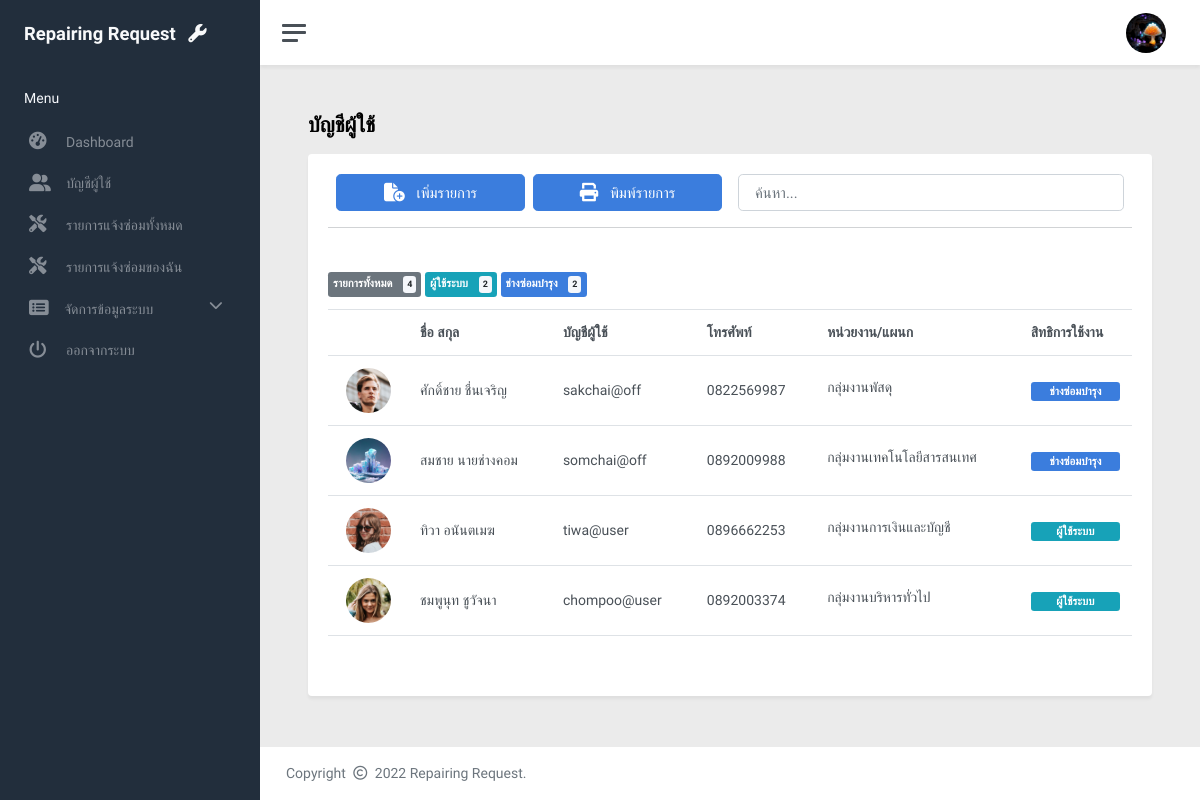
/a-user.php (signed in), run on the app's committed database.
### tables this page shows
CREATE TABLE `user` (
  `user_id` varchar(17) NOT NULL COMMENT 'รหัสผู้ใช้',
  `user_profile` varchar(50) NOT NULL DEFAULT 'default-avatar.png' COMMENT 'รูปโปรไฟล์',
  `user_name` varchar(50) NOT NULL COMMENT 'ชื่อผู้ใช้',
  `user_lastname` varchar(50) NOT NULL COMMENT 'นามสกุลผู้ใช้',
  `user_tel` varchar(15) NOT NULL COMMENT 'โทรศัพท์',
  `dep_id` int(5) DEFAULT NULL COMMENT 'รหัสหน่วยงาน/แผนก',
  `user_username` varchar(50) NOT NULL COMMENT 'Username',
  `user_password` varchar(100) NOT NULL COMMENT 'รหัสผ่าน',
  `user_token` varchar(100) DEFAULT NULL COMMENT 'คีย์จดจำผู้ใช้',
  `user_level` int(2) DEFAULT 3 COMMENT 'สิทธิการใช้งาน'
);

CREATE TABLE `user_dep` (
  `dep_id` int(5) NOT NULL COMMENT 'รหัสหน่วยงาน',
  `dep_name` varchar(100) NOT NULL COMMENT 'ชื่อหน่วยงาน'
);

CREATE TABLE `user_level` (
  `level_id` int(2) NOT NULL COMMENT 'รหัสสิทธิการใช้งาน',
  `level_name` varchar(50) NOT NULL COMMENT 'ชื่อเรียกสิทธิการใช้งาน'
);

### app/script/header-a.php (called while the page is built, shortened)
<?php
	require_once("database/connect.php");
	$sql = sprintf("SELECT user_name, user_lastname, user_profile FROM user WHERE user_id = '%s'", $_SESSION['RWeb-userID']);
    $result=$repairDB->query($sql);
	$row=$result->fetch_assoc();
?>

### a-user.php (the view, shortened to what this page needs)
<?php
    require_once("app/script/header-a.php");
?>
<!DOCTYPE html>
<html lang="en">
<head>
	<link href="asset/vendors/datatable/datatables.min.css" rel="stylesheet">
	<link href="asset/vendors/datatable/buttons.dataTables.min.css" rel="stylesheet">
	<link href="asset/css/app.css" rel="stylesheet">
	<link href="asset/vendors/fontawesome-6.1.2/css/all.min.css" rel="stylesheet">
</head>
<body>
	<div class="wrapper">
		<?php require_once("app/components/sidebar-admin.php");?>
		<div class="main">
			<?php require_once("app/components/topbar.php");?>
			<main class="content" style="background-color: #EBEBEB;">
				<div class="container-fluid p-0">
					<h3 id="pageName" class="fw-bold mb-3">บัญชีผู้ใช้</h3>
					<div class="row row-cols-1 g-4">
						<div class="col">
							<div class="card h-100 shadow-lg">
							<div class="card-body">
								<div class="row g-3 px-2 mb-3">
									<div class="col-12 col-lg-6">
										<div class="row g-2">
											<div class="col-6">
												<a class="btn btn-lg btn-primary w-100 text-nowrap" href="a-user-new.php">
													เพิ่มรายการ
												</a>
											</div>
											<div class="col-6">
												<a id="print" class="btn btn-lg btn-primary w-100 text-nowrap">
													พิมพ์รายการ
												</a>
											</div>
										</div>
									</div>
									<div class="col-12 col-lg-6">
										<input id="searchWord" class="form-control form-control-lg" type="text" placeholder="ค้นหา..." autofocus autocomplete="off">
									</div>
									<hr>
								</div>
									<?php
										$sql = 'SELECT 	(select count(*) FROM user WHERE user_level <> 1) as total,
														(select count(*) FROM user WHERE user_level = 2 ) as officerCount,
														(select count(*) FROM user WHERE user_level = 3 ) as userCount';
										$result=$repairDB->query($sql);
										$row=$result->fetch_assoc();
									?>
								<table id="table" class="table table-hover mt-2 display nowrap w-100">
									<thead>
										<tr>
											<th colspan="6" class="h5 px-0">
												<span class="badge bg-secondary py-1">
													รายการทั้งหมด
													<span class="badge bg-light text-dark ms-2 p-1">
														<?php echo $row["total"];?>
													</span>
												</span>
												<span class="badge bg-info py-1">
													ผู้ใช้ระบบ
													<span class="badge bg-light text-dark ms-2 p-1">
														<?php echo $row["userCount"];?>
													</span>
												</span>
												<span class="badge bg-primary py-1">
													ช่างซ่อมบำรุง
													<span class="badge bg-light text-dark ms-2 p-1">
														<?php echo $row["officerCount"];?>
													</span>
												</span>
											</th>
										</tr>
										<tr>
											<th width="80"></th>
											<th>ชื่อ สกุล</th>
											<th>บัญชีผู้ใช้</th>
											<th>โทรศัพท์</th>
											<th>หน่วยงาน/แผนก</th>
											<th>สิทธิการใช้งาน</th>
										</tr>
									</thead>
									<tbody>
										<?php
											$sql="	SELECT 	US.user_id, user_profile, user_name, user_lastname, user_username, user_tel, dep_name, US.user_level, level_name
													FROM 	user US
															LEFT JOIN user_dep DE ON US.dep_id = DE.dep_id
															LEFT JOIN user_level LV ON US.user_level = LV.level_id
													WHERE	user_level <> 1";
											$userData=$repairDB->query($sql);
											while($user = $userData->fetch_assoc()){
												$recordID = $user["user_id"];
										?>
										<tr class="clickable" onclick='showDetail("<?php echo $recordID?>")' >
											<td class="text-center">
												<img src='img/avatars/<?php echo $user["user_profile"].'?uniq='.uniqid();?>' class="rounded-circle" width="45"/>
											</td>
											<td>
												<?php echo $user["user_name"]."  ".$user["user_lastname"];?>
											</td>
											<td>
												<?php echo $user["user_username"];?>
											</td>
											<td>
												<?php echo $user["user_tel"];?>
											</td>
											<td>
												<span class="d-inline-block text-truncate" style="max-width: 200px;">
													<?php echo $user["dep_name"];?>
												</span>
											</td>
											<td>
												<?php
													$color = "";
													if($user["user_level"] == 2) $color = "bg-primary";
													else if($user["user_level"] == 3) $color = "bg-info";
												?>
												<span class="badge <?php echo $color;?> w-100 py-1">
													<?php echo $user["level_name"];?>
												</span>
											</td>
										</tr>
										<?php } ?>
									</tbody>
								</table>
							</div>
							</div>
						</div>
					</div>
				</div>
			</main>
			<?php require_once("app/components/footer.php");?>
		</div>
	</div>
</body>
</html>

### app/components/sidebar-admin.php (shortened to what this page needs)
<nav id="sidebar" class="sidebar js-sidebar">
	<div class="sidebar-content js-simplebar">
		<a class="sidebar-brand">
			<span class="align-middle">Repairing Request
			<i class="fa-solid fa-wrench ms-2"></i></span>
		</a>
		<ul class="sidebar-nav">
			<li class="sidebar-header">
				<h5 class="text-light">Menu<h5>
			</li>
			<li class="sidebar-item" data-title="Dashboard">
				<a class="sidebar-link" href="a-dashboard.php#">
					<span class="align-middle">Dashboard</span>
          			</a>
			</li>
			<li class="sidebar-item" data-title="บัญชีผู้ใช้">
				<a class="sidebar-link" href="a-user.php">
					<span class="align-middle">บัญชีผู้ใช้</span>
          			</a>
			</li>
			<li class="sidebar-item" data-title="รายการแจ้งซ่อมทั้งหมด">
				<a class="sidebar-link" href="a-request-all.php">
					<span class="align-middle">รายการแจ้งซ่อมทั้งหมด</span>
          			</a>
			</li>
			<li class="sidebar-item" data-title="รายการแจ้งซ่อม">
				<a class="sidebar-link" href="a-request.php">
					<span class="align-middle">รายการแจ้งซ่อมของฉัน</span>
          			</a>
			</li>
			<li class="sidebar-item" data-title="จัดการข้อมูลระบบ">
				<a class="sidebar-link" data-bs-toggle="collapse" href="#submenu1">
					<span class="align-middle">จัดการข้อมูลระบบ</span>
					<i class="fa-solid fa-chevron-down float-end"></i>
          			</a>
			</li>
			<li class="sidebar-item">
				<a class="sidebar-link" href="#" onclick="logout()">
					ออกจากระบบ
          			</a>
			</li>
		</ul>
	</div>
</nav>

### app/components/topbar.php (shortened to what this page needs)
<nav class="navbar navbar-expand navbar-light navbar-bg shadow-lg">
	<a class="sidebar-toggle js-sidebar-toggle">
       			<i class="hamburger align-self-center"></i>
     		</a>
	<div class="navbar-collapse collapse">
		<ul class="navbar-nav navbar-align">
			<li class="nav-item dropdown">
				<a class="nav-link" href="#" data-bs-toggle="dropdown">
             				<img src="<?php echo("img/avatars/".$row["user_profile"]).'?uniq='.uniqid();?>" class="avatar img-fluid rounded-circle me-1"/>
           				</a>
			</li>
		</ul>
	</div>
</nav>

### app/components/footer.php
<footer class="footer">
	<div class="container-fluid">
		<div class="row text-muted">
			<div class="col text-start">
				<p class="mb-0">
					 <span class="text-muted">
						Copyright
						<i class="fa-regular fa-copyright me-1 ms-1"></i>
						2022 Repairing Request.
					</span>
				</p>
			</div>
		</div>
	</div>
</footer>

### a-user.php (style rules this page uses)
body { font-family: "Kanit"; }
.clickable { cursor: pointer; }

### data on the page
user: user_profile (picture)
user: user_profile (picture), user_name "ศักดิ์ชาย", user_lastname "ชื่นเจริญ", user_username "sakchai@off", user_tel "0822569987", dep.dep_name "กลุ่มงานพัสดุ", user_level.level_name "ช่างซ่อมบำรุง"
user: user_profile (picture), user_name "สมชาย", user_lastname "นายช่างคอม", user_username "somchai@off", user_tel "0892009988", dep.dep_name "กลุ่มงานเทคโนโลยีสารสนเทศ", user_level.level_name "ช่างซ่อมบำรุง"
user: user_profile (picture), user_name "ทิวา", user_lastname "อนันตเมฆ", user_username "tiwa@user", user_tel "0896662253", dep.dep_name "กลุ่มงานการเงินและบัญชี", user_level.level_name "ผู้ใช้ระบบ"
user: user_profile (picture), user_name "ชมพูนุท", user_lastname "ชูวัจนา", user_username "chompoo@user", user_tel "0892003374", dep.dep_name "กลุ่มงานบริหารทั่วไป", user_level.level_name "ผู้ใช้ระบบ"

### other printed values
$row["total"] "4"
$row["userCount"] "2"
$row["officerCount"] "2"
